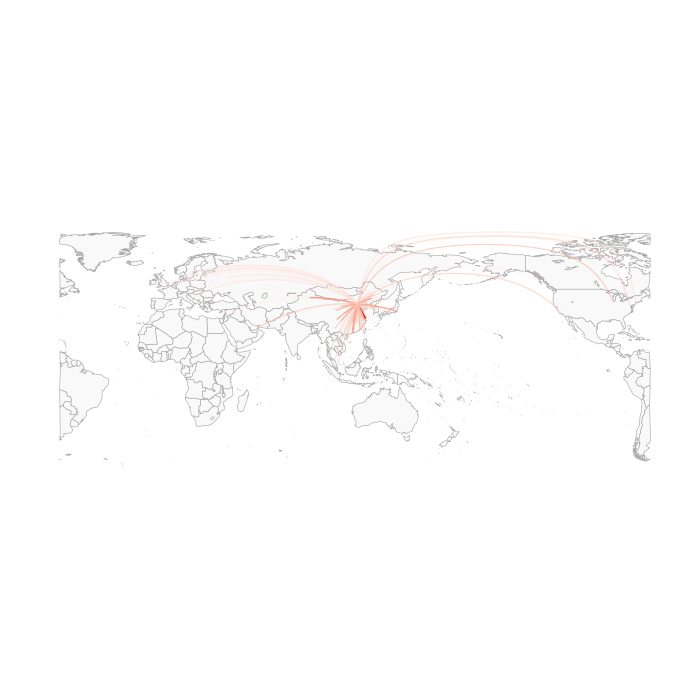

R code for this plot:
# http://spatial.ly/2012/06/mapping-worlds-biggest-airlines/
# https://gist.github.com/cengel/2165374#file-greatcircleflights-r
# http://web.stanford.edu/~cengel/cgi-bin/anthrospace/great-circles-on-a-recentered-worldmap-in-ggplot

library(maps)
library(geosphere)
library(plyr) 
library(ggplot2)
library(sp)
 
### Function to regroup split lines and polygons
# takes dataframe, column with long and unique group variable, returns df with added column named group.regroup
RegroupElements <- function(df, longcol, idcol){  
  g <- rep(1, length(df[,longcol]))
  if (diff(range(df[,longcol])) > 300) {          # check if longitude within group differs more than 300 deg, ie if element was split
    d <- df[,longcol] > mean(range(df[,longcol])) # we use the mean to help us separate the extreme values
    g[!d] <- 1     # some marker for parts that stay in place (we cheat here a little, as we do not take into account concave polygons)
    g[d] <- 2      # parts that are moved
  }
  g <-  paste(df[, idcol], g, sep=".") # attach to id to create unique group variable for the dataset
  df$group.regroup <- g
  df
}
 
### Function to close regrouped polygons
# takes dataframe, checks if 1st and last longitude value are the same, if not, inserts first as last and reassigns order variable
ClosePolygons <- function(df, longcol, ordercol){
  if (df[1,longcol] != df[nrow(df),longcol]) {
    tmp <- df[1,]
    df <- rbind(df,tmp)
  }
  o <- c(1: nrow(df))  # rassign the order variable
  df[,ordercol] <- o
  df
}

### Function
fortify.SpatialLinesDataFrame = function(model, data, ...) {
  ldply(model@lines, fortify)
}

airports <- read.csv("http://www.stanford.edu/~cengel/cgi-bin/anthrospace/wp-content/uploads/2012/03/airports.csv", as.is=TRUE, header=TRUE)
flights <- read.csv("http://www.stanford.edu/~cengel/cgi-bin/anthrospace/wp-content/uploads/2012/03/PEK-openflights-export-2012-03-19.csv", as.is=TRUE, header=TRUE)
 
# aggregate nunber of flights
flights.ag <- ddply(flights, c("From","To"), function(x) count(x$To))
 
# add latlons
flights.ll <- merge(flights.ag, airports, all.x=T, by.x="To", by.y="IATA")
beijing.ll <- c(airports$longitude[airports["IATA"]=="PEK"],airports$latitude[airports["IATA"]=="PEK"])
 
# calculate routes -- Dateline Break FALSE, otherwise we get a bump in the shifted ggplots
rts <- gcIntermediate(beijing.ll, flights.ll[,c('longitude', 'latitude')], 100, breakAtDateLine=FALSE, addStartEnd=TRUE, sp=TRUE)
rts.ff <- fortify.SpatialLinesDataFrame(rts) # convert into something ggplot can plot
 
flights.ll$id <-as.character(c(1:nrow(flights.ll))) # that rts.ff$id is a char
gcircles <- merge(rts.ff, flights.ll, all.x=T, by="id") # join attributes, we keep them all, just in case
 
 
### Recenter ####
center <- 115 # positive values only - US centered view is 260
 
# shift coordinates to recenter great circles
gcircles$long.recenter <-  ifelse(gcircles$long  < center - 180 , gcircles$long + 360, gcircles$long) 
 
# shift coordinates to recenter worldmap
worldmap <- map_data ("world")
worldmap$long.recenter <-  ifelse(worldmap$long  < center - 180 , worldmap$long + 360, worldmap$long)
 
# now regroup
gcircles.rg <- ddply(gcircles, .(id), RegroupElements, "long.recenter", "id")
worldmap.rg <- ddply(worldmap, .(group), RegroupElements, "long.recenter", "group")
 
# close polys
worldmap.cp <- ddply(worldmap.rg, .(group.regroup), ClosePolygons, "long.recenter", "order")  # use the new grouping var
 
# plot
 
ggplot() +
  geom_polygon(aes(long.recenter,lat,group=group.regroup), size = 0.2, fill="#f9f9f9", colour = "grey65", data=worldmap.cp) +
  geom_line(aes(long.recenter,lat,group=group.regroup, color=freq, alpha=freq), size=0.4, data= gcircles.rg) +        # set transparency here
  scale_colour_gradient(low="#fafafa", high="#EE0000") +                                                              # set color gradient here
  opts(panel.background = theme_blank(), panel.grid.minor = theme_blank(), panel.grid.major = theme_blank(),  axis.ticks = theme_blank(), axis.title.x = theme_blank(), axis.title.y = theme_blank(), axis.text.x = theme_blank(), axis.text.y = theme_blank(), legend.position = "none") +
  ylim(-60, 90) +
  coord_equal()
